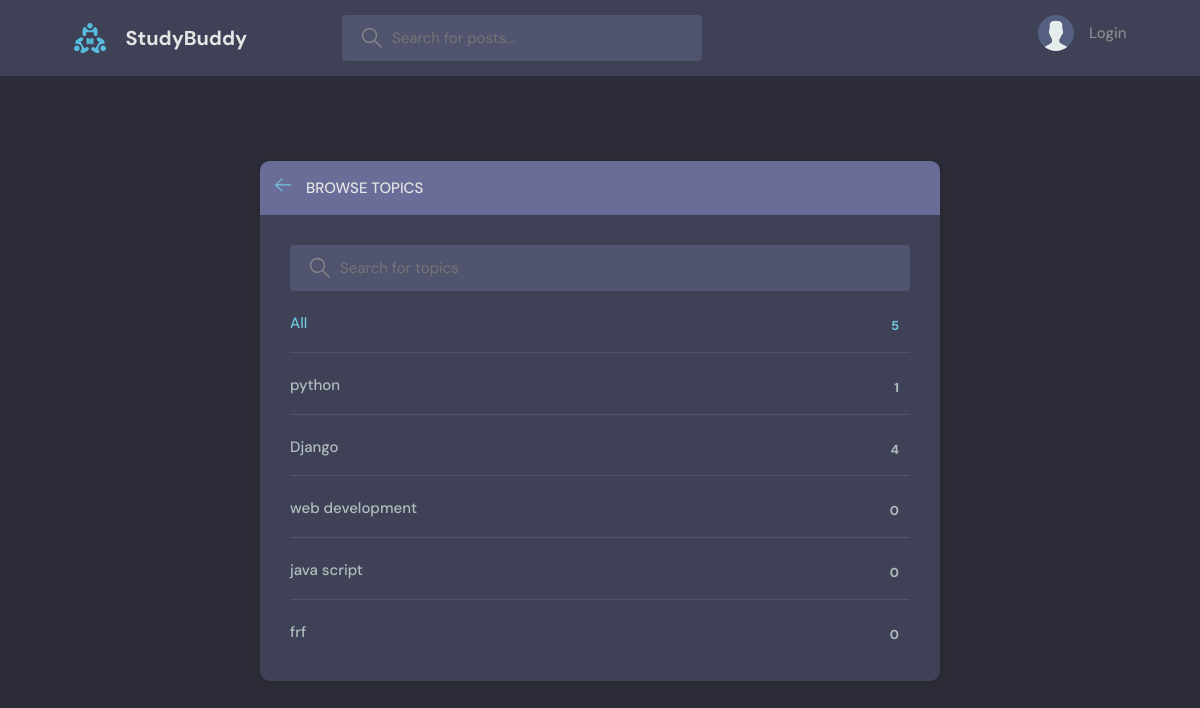
Before: /topics/ with the older database file.
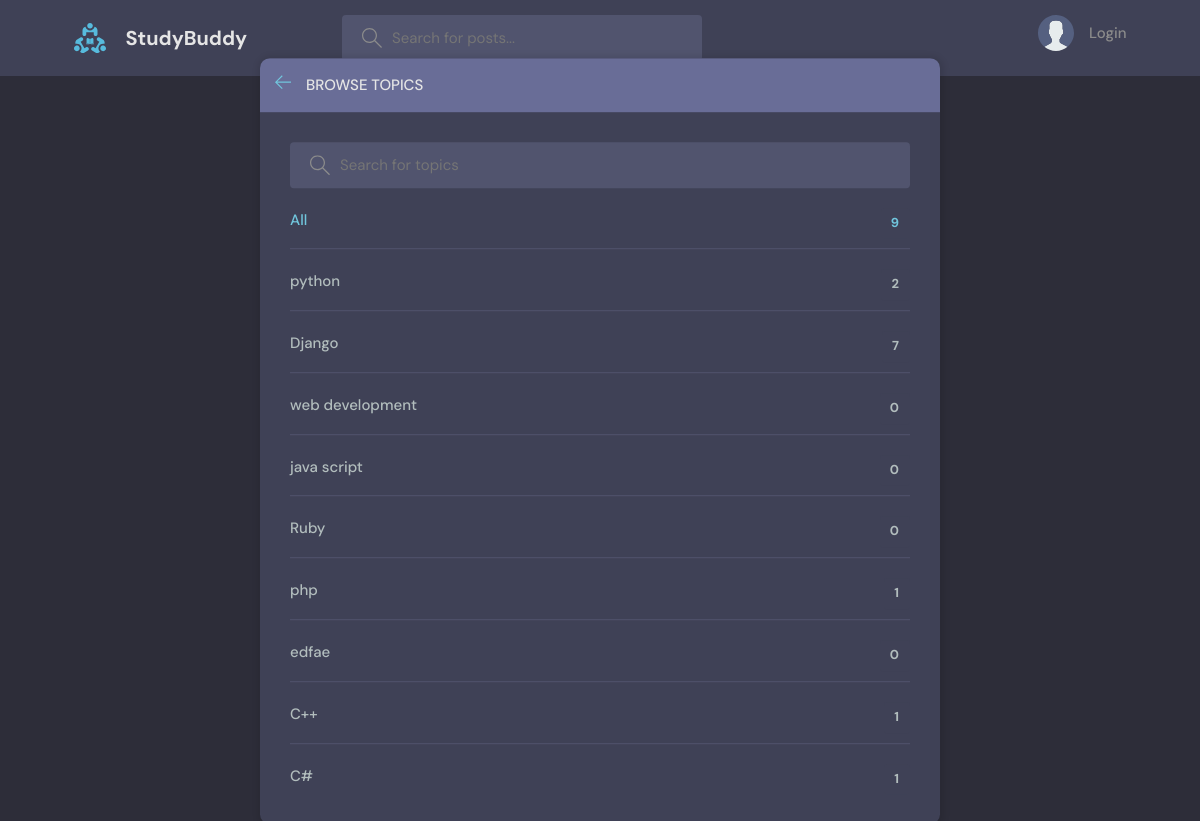
After: the same page with the newer database file.
### base/models.py (models this page shows, shortened)
class Topic(models.Model):
    name = models.CharField(max_length=200)

### base/views.py (the view)
# urls.py: path('topics/', views.topicsPage, name="topics"),
def topicsPage(request):
    q = request.GET.get('q') if request.GET.get('q') != None else ''
    topics = Topic.objects.filter(name__icontains=q)
    context = {'topics': topics}
    return render(request, 'base/topics.html', context)

### base/templates/base/topics.html (shortened to what this page needs)
{% extends 'main.html' %}
{% block content %}
    <main class="create-room layout">
      <div class="container">
        <div class="layout__box">
          <div class="layout__boxHeader">
            <div class="layout__boxTitle">
              <a href="{% url 'home' %}">
                <svg version="1.1" xmlns="http://www.w3.org/2000/svg" width="32" height="32" viewBox="0 0 32 32">
                  <title>arrow-left</title>
                  <path
                    d="M13.723 2.286l-13.723 13.714 13.719 13.714 1.616-1.611-10.96-10.96h27.625v-2.286h-27.625l10.965-10.965-1.616-1.607z"
                  ></path>
                </svg>
              </a>
              <h3>Browse Topics</h3>
            </div>
          </div>
          <div class="topics-page layout__body">
            <form  action="" method="GET" class="header__search">
              <label>
                <input name ="q" placeholder="Search for topics" />
              </label>
            </form>
            <ul class="topics__list">
              <li>
                <a href="{% url 'topics' %}" class="active">All <span>{{topics.count}}</span></a>
              </li>
              {% for topic in topics %}
              <li>
                <a href="{% url 'home' %}?q={{topic.name}}">{{topic.name}} <span>{{topic.room_set.all.count}}</span> </a>
              </li>
              {% endfor %}
            </ul>
          </div>
        </div>
      </div>
    </main>
    {% endblock content %}

Changed rows visible on the page:
removed Topic: name "frf", room_set.all.count "0"
computed for Topic "python": room_set.all.count "1" → "2"
computed for Topic "Django": room_set.all.count "4" → "7"
added Topic: name "Ruby", room_set.all.count "0"
added Topic: name "php", room_set.all.count "1"
added Topic: name "edfae", room_set.all.count "0"
added Topic: name "C++", room_set.all.count "1"
added Topic: name "C#", room_set.all.count "1"
Other visible differences:
{{ topics.count }}: "5" → "9"
